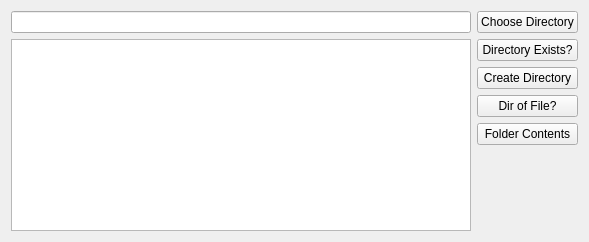
<?xml version="1.0" encoding="UTF-8"?>
<ui version="4.0">
 <class>Widget</class>
 <widget class="QWidget" name="Widget">
  <property name="geometry">
   <rect>
    <x>0</x>
    <y>0</y>
    <width>589</width>
    <height>242</height>
   </rect>
  </property>
  <property name="windowTitle">
   <string>Widget</string>
  </property>
  <layout class="QHBoxLayout" name="horizontalLayout_2">
   <item>
    <layout class="QHBoxLayout" name="horizontalLayout">
     <item>
      <layout class="QVBoxLayout" name="verticalLayout">
       <item>
        <widget class="QLineEdit" name="lineEdit"/>
       </item>
       <item>
        <widget class="QListWidget" name="listWidget"/>
       </item>
      </layout>
     </item>
     <item>
      <layout class="QVBoxLayout" name="verticalLayout_2">
       <item>
        <widget class="QPushButton" name="pushButtonChooseDirectory">
         <property name="text">
          <string>Choose Directory</string>
         </property>
        </widget>
       </item>
       <item>
        <widget class="QPushButton" name="pushButtonDirectoryExists">
         <property name="text">
          <string>Directory Exists?</string>
         </property>
        </widget>
       </item>
       <item>
        <widget class="QPushButton" name="pushButtonCreateDirectory">
         <property name="text">
          <string>Create Directory</string>
         </property>
        </widget>
       </item>
       <item>
        <widget class="QPushButton" name="pushButtonDirOrFile">
         <property name="text">
          <string>Dir of File?</string>
         </property>
        </widget>
       </item>
       <item>
        <widget class="QPushButton" name="pushButtonFolderContents">
         <property name="text">
          <string>Folder Contents</string>
         </property>
        </widget>
       </item>
       <item>
        <spacer name="verticalSpacer">
         <property name="orientation">
          <enum>Qt::Vertical</enum>
         </property>
         <property name="sizeHint" stdset="0">
          <size>
           <width>20</width>
           <height>40</height>
          </size>
         </property>
        </spacer>
       </item>
      </layout>
     </item>
    </layout>
   </item>
  </layout>
 </widget>
 <resources/>
 <connections/>
</ui>
